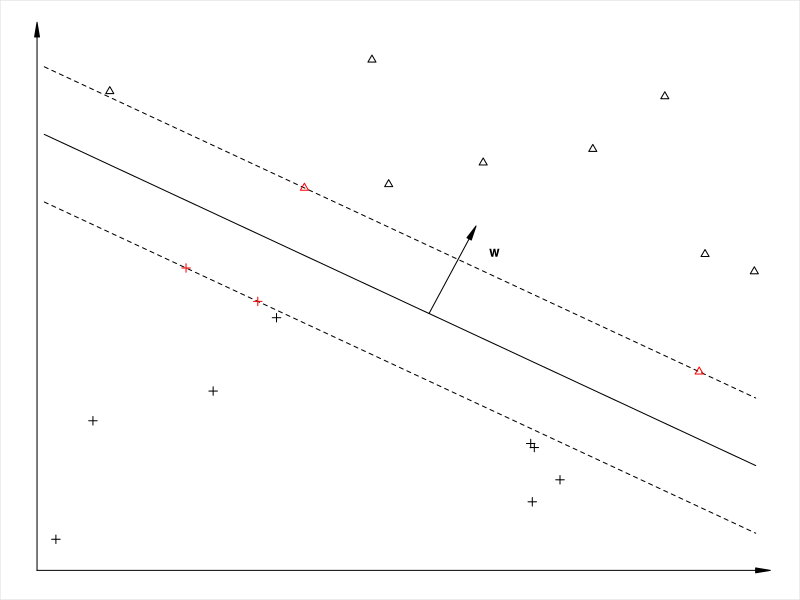
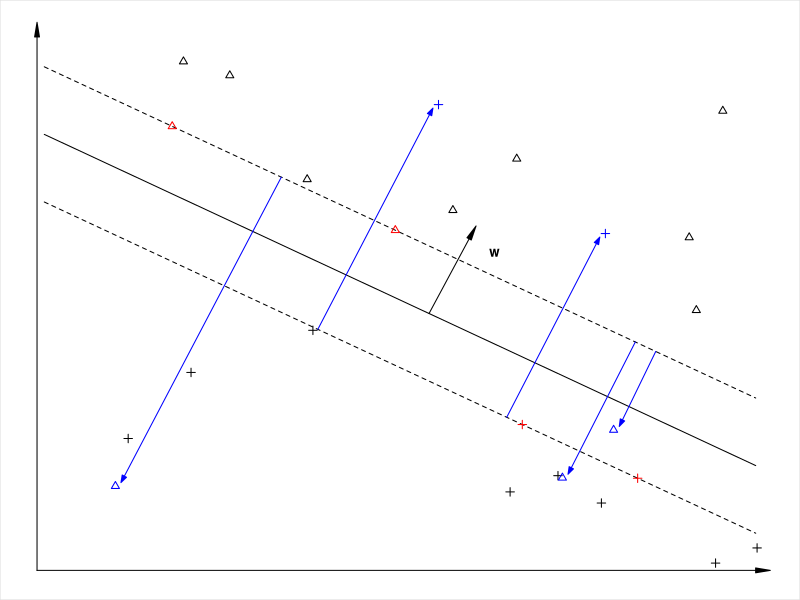

These figures' R source, in order:
## ---- chunk 1
# basic setting
W <- -0.5 
B <- 0.65
MARGIN <- 0.1
X_MAX <- 1
Y_MAX <- 0.8
get_points <- function(w, b, bias = 0, x = NULL, n = NULL) {
  if (!is.null(n)) {
    x <- runif(n, min = 0, max = X_MAX)
  }
  y <- w * x + b
  if (bias > 0) {
    bias <- runif(n, min = 0, max = Y_MAX - y)
  } else if (bias < 0) {
    bias <- sign(bias) * runif(n, min = 0, max = y)
  }
  y <- y + bias
  return(list(x = x, y = y))
}
get_intersection <- function(x, y, w, b) {
  intersection_x <- (x + w*y - w*b) / (w^2 + 1)
  intersection_y <- w * intersection_x + b
  return(list(x = intersection_x, y = intersection_y))
}
## ---- chunk 2
set.seed(2414)
par(mar = c(.5, .5, .5, .5), cex = 0.8)
plot(0, type = "n", xlim = c(0, X_MAX), ylim = c(0, Y_MAX), axes = FALSE)
shape::Arrows(0, 0, 0, Y_MAX, arr.type = "triangle", arr.length = 0.3, arr.width = 0.1)
shape::Arrows(0, 0, X_MAX, 0, arr.type = "triangle", arr.length = 0.3, arr.width = 0.1)
# margins
x <- c(0.01, 0.99)
p <- get_points(W, B, x = x)
points(p$x, p$y, type = "l", lty = 1)
p <- get_points(W, B + MARGIN, x = x)
points(p$x, p$y, type = "l", lty = 2)
p <- get_points(W, B - MARGIN, x = x)
points(p$x, p$y, type = "l", lty = 2)
# points
p <- get_points(W, B + MARGIN, bias = 1, n = 8)
points(p$x, p$y, pch = 2)
p <- get_points(W, B - MARGIN, bias = -1, n = 8)
points(p$x, p$y, pch = 3)
# support vectors
p <- get_points(W, B + MARGIN, bias = 0, n = 2)
points(p$x, p$y, pch = 2, col = "red")
p <- get_points(W, B - MARGIN, bias = 0, n = 2)
points(p$x, p$y, pch = 3, col = "red")
# add w
over <- list(x = 0.6, y = 0.5)
start <- get_intersection(over$x, over$y, W, B)
shape::Arrows(
  start$x, start$y, over$x, over$y, arr.type = "triangle",
  arr.length = 0.3, arr.width = 0.1
)
text(over$x + 0.03, over$y - 0.03, labels = expression(bold("w")))
box(col = "#dcdcdc", which = "outer")
## ---- chunk 3
set.seed(1)
par(mar = c(.5, .5, .5, .5), cex = 0.8)
plot(0, type = "n", xlim = c(0, X_MAX), ylim = c(0, Y_MAX), axes = FALSE)
shape::Arrows(0, 0, 0, Y_MAX, arr.type = "triangle", arr.length = 0.3, arr.width = 0.1)
shape::Arrows(0, 0, X_MAX, 0, arr.type = "triangle", arr.length = 0.3, arr.width = 0.1)
# margins
x <- c(0.01, 0.99)
p <- get_points(W, B, x = x)
points(p$x, p$y, type = "l", lty = 1)
p <- get_points(W, B + MARGIN, x = x)
points(p$x, p$y, type = "l", lty = 2)
p <- get_points(W, B - MARGIN, x = x)
points(p$x, p$y, type = "l", lty = 2)
# points
p <- get_points(W, B + MARGIN, bias = 1, n = 8)
points(p$x, p$y, pch = 2)
p <- get_points(W, B - MARGIN, bias = -1, n = 8)
points(p$x, p$y, pch = 3)
# support vectors
p <- get_points(W, B + MARGIN, bias = 0, n = 2)
points(p$x, p$y, pch = 2, col = "red")
p <- get_points(W, B - MARGIN, bias = 0, n = 2)
points(p$x, p$y, pch = 3, col = "red")
# add w
over <- list(x = 0.6, y = 0.5)
start <- get_intersection(over$x, over$y, W, B)
shape::Arrows(
  start$x, start$y, over$x, over$y, arr.type = "triangle",
  arr.length = 0.3, arr.width = 0.1
)
text(over$x + 0.03, over$y - 0.03, labels = expression(bold("w")))
# add outliers
p <- get_points(W, B + MARGIN, bias = -1, n = 3)
points(p$x, p$y, pch = 2, col = "blue")
over <- list(x = p$x, y = p$y)
start <- get_intersection(over$x, over$y, W, B + MARGIN)
shape::Arrows(
  start$x, start$y, over$x + 0.01, over$y + 0.01, arr.type = "triangle",
  arr.length = 0.15, arr.width = 0.1, col = "blue"
)
p <- get_points(W, B - MARGIN, bias = 1, n = 2)
points(p$x, p$y, pch = 3, col = "blue")
over <- list(x = p$x, y = p$y)
start <- get_intersection(over$x, over$y, W, B - MARGIN)
shape::Arrows(
  start$x, start$y, over$x - 0.01, over$y - 0.01, arr.type = "triangle",
  arr.length = 0.15, arr.width = 0.1, col = "blue"
)
box(col = "#dcdcdc", which = "outer")
